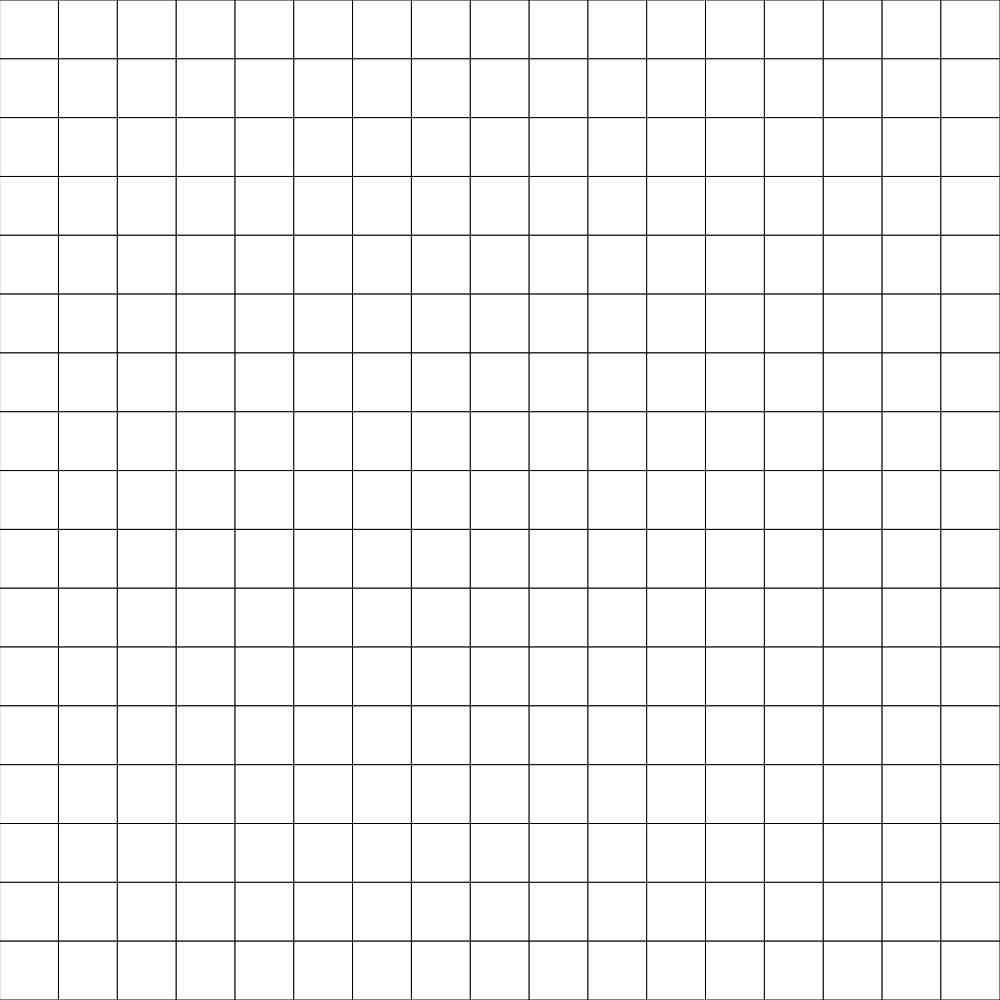
Frame 1 (no input)
Frame 60 (no input): identical to frame 1, image omitted
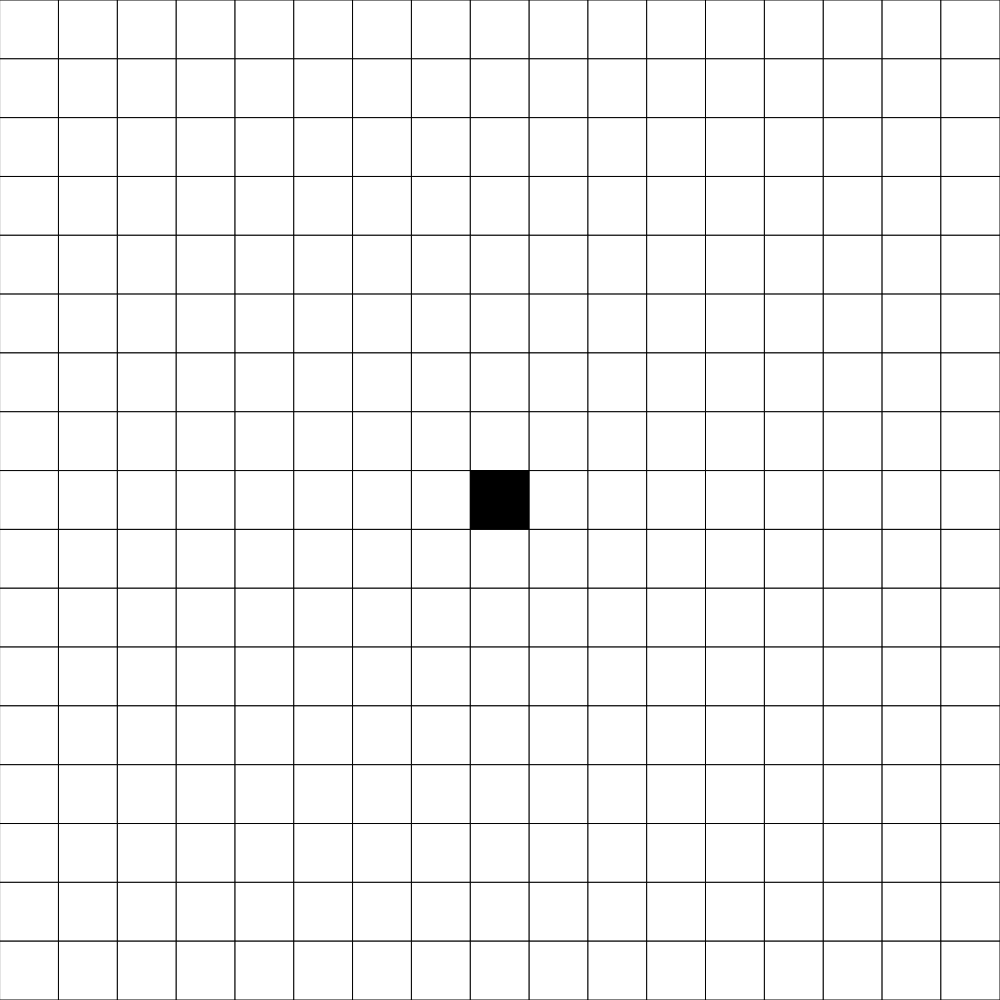
Frame 120 (the mouse pressed at the canvas centre since frame 60)

The p5.js sketch that drew these frames (run headless with seeded random() and noise() and a simulated clock; from frame 60 on, the mouse is pressed at the canvas centre):

// p5.js sketch
// ── sketch.js
//Grid Assignment
//Donovan Simmons.
//Nov X, 2019
//
//Extra For Experts.


let grid;
let rows = 17;
let cols = 17;

function setup() {
  if (windowWidth>windowHeight){
    createCanvas(windowHeight, windowHeight);
  }
  else {
    createCanvas(windowWidth, windowWidth)
  }
  grid = createEmptyGrid(cols, rows);
}

function draw() {
  background(220);
  displayGrid(grid, rows, cols);
}

function windowResized(){
  if (windowWidth>windowHeight){
    createCanvas(windowHeight, windowHeight);
  }
  else {
    createCanvas(windowWidth, windowWidth)
  }
}
function mousePressed() {
  let cellSize = width/cols;

  let xCoord = floor(mouseX / cellSize);
  let yCoord = floor(mouseY / cellSize);
  
  if (grid[yCoord][xCoord] === 1) {
    grid[yCoord][xCoord] = 0;
  }
  else {
    grid[yCoord][xCoord] = 1;
  }
}

function createEmptyGrid(){
  let emptyGrid = [];
  for (let x = 0; x < cols; x++){
    emptyGrid.push([]);
    for (let y = 0; y < rows; y++){
      emptyGrid[x].push(0)
    }
  }
  return emptyGrid;
}

function displayGrid(grid, rows, cols) {
  let cellSize = width / cols;
  for (let y = 0; y < rows; y++) {
    for (let x = 0; x < cols; x++) {
      if (grid[y][x] === 0) {
        fill(255);
      }
      else {
        fill(0);
      }
      rect(x*cellSize, y*cellSize, cellSize, cellSize);
    }
  }
}
